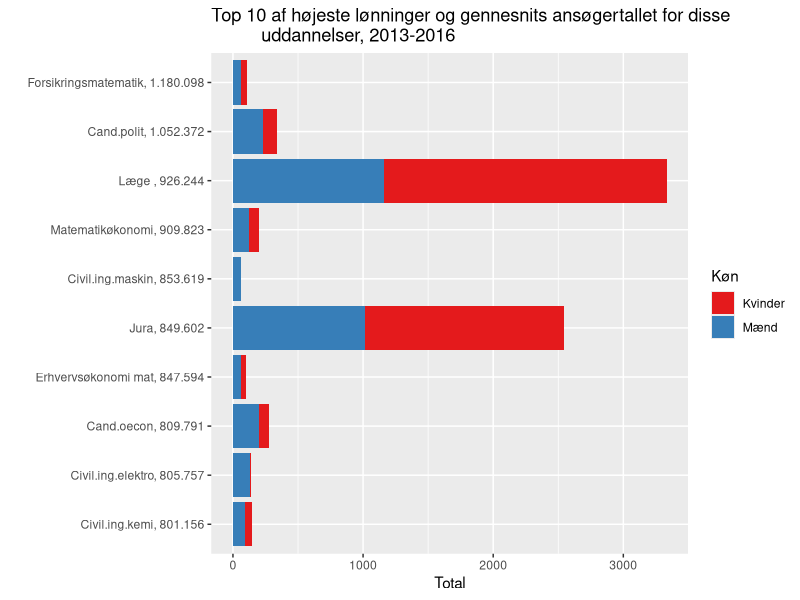
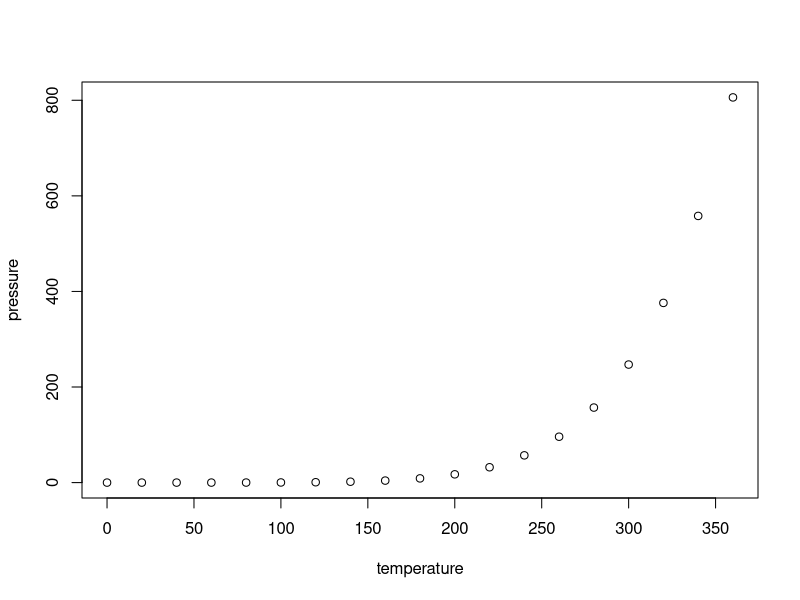

Write the R code that produced these figures, in order.
## ---- chunk 1
knitr::opts_chunk$set(echo = TRUE)
library("readr")
library("dplyr")
library("rio")
library("dplyr")
library("magrittr")
library("ggplot2")
library("tidyr")
library("stringr")
## ---- chunk 2


londata = read.csv("londata1.csv", sep = ";")
Udddata = read.csv("optagelse3.csv", sep = ";")

Udddata = Udddata %>%
  mutate(OptMK = round(OptMaend / OptKvinder,2),
         TotalOpt = OptMaend + OptKvinder,
         TotalAng = AngMaend + AngKvinder,
         AngMK = round(AngMaend / AngKvinder,2)  ) %>%
  arrange(-TotalOpt, -TotalAng, - AngMK, -OptMK)

Udddata.1 = Udddata %>% 
  left_join(londata, by = "Placering")

Udddata.2 = Udddata.1 %>%
  filter( !is.na(GnsIndkomst) )


Udddata.2 = Udddata.2 %>%
  mutate( KvindeAndOpt = round(OptKvinder / TotalOpt, 2),
          KvindeAndAng = round(AngKvinder / TotalAng, 2))


Uni.3 = Udddata.2 %>%
  group_by(GnsIndkomst, Uddannelse) %>%
  summarise(Mænd =sum(round(AngMaend/4,0), na.rm =TRUE), Kvinder =sum(round(AngKvinder/4,0), na.rm=TRUE)) 


Uni.3 = Uni.3 %>%
  arrange(desc(GnsIndkomst)) %>%
  head(n=10)

Uni.3gather = Uni.3 %>%
  gather(key = Køn, 
         value = frequency,
         -GnsIndkomst, - Uddannelse)

## ---- chunk 3
ggplot(data=Uni.3gather, aes(x=reorder(GnsIndkomst, Uddannelse), y=frequency, fill=Køn)) +
  geom_bar(stat="identity") +
  coord_flip() + ylab("Total") + xlab("") +
scale_x_discrete(breaks=c("801156", "805757", "809791", "847594", "849602", "853619", "909823", "926244", "1052373", "1180098"),
                 labels=c("Civil.ing.kemi, 801.156", "Civil.ing.elektro, 805.757", "Cand.oecon, 809.791", "Erhvervsøkonomi mat, 847.594", 
                          "Jura, 849.602", "Civil.ing.maskin, 853.619", "Matematikøkonomi, 909.823", "Læge , 926.244", 
                          "Cand.polit, 1.052.372", "Forsikringsmatematik, 1.180.098")) + 
ggtitle("Top 10 af højeste lønninger og gennesnits ansøgertallet for disse 
          uddannelser, 2013-2016") + 
  scale_fill_brewer(palette = "Set1")

## ---- chunk 4
plot(pressure)
